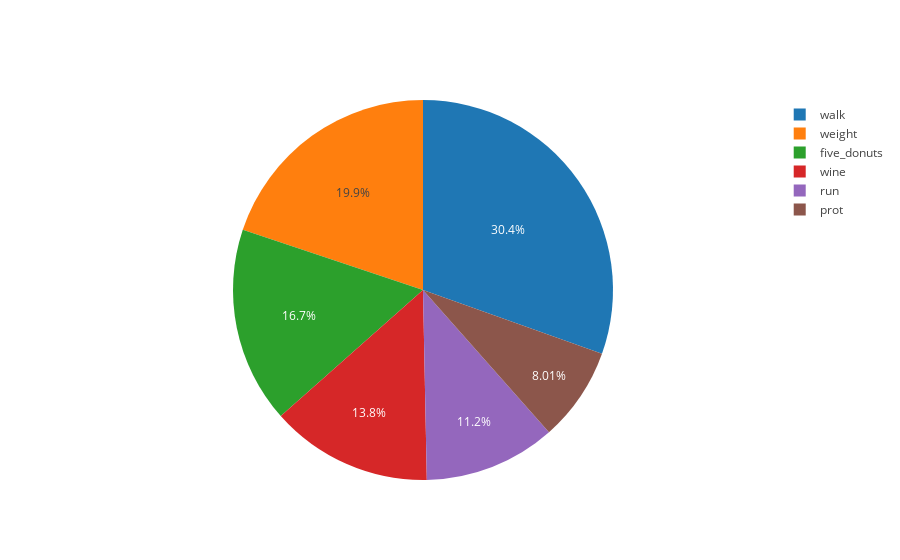

Write notebook code for a chart like this one.
### Code cell
# pie chart
# coluns: five_donuts, walk, run, wine, prot, weight
print('All % of activites through the time')
labels = ['five_donuts', 'walk', 'run', 'wine', 'prot', 'weight']
values= [df.five_donuts.sum(), df.walk.sum(), df.run.sum(), df.wine.sum(), df.prot.sum(), df.weight.sum()]
fig3 = go.Pie(labels=labels, values=values)
iplot([fig3], filename='basic_pie_chart')

### Figure 1 — Plotly figure (JSON) as saved in the notebook; plotly's stock layout.template omitted (floating-point values rounded to 4 significant figures)
{"data": [{"labels": ["five_donuts", "walk", "run", "wine", "prot", "weight"], "type": "pie", "uid": "c05bd2f5-0c42-4710-a458-9fe954393b19", "values": [52, 95, 35, 43, 25, 62]}], "layout": {}}
